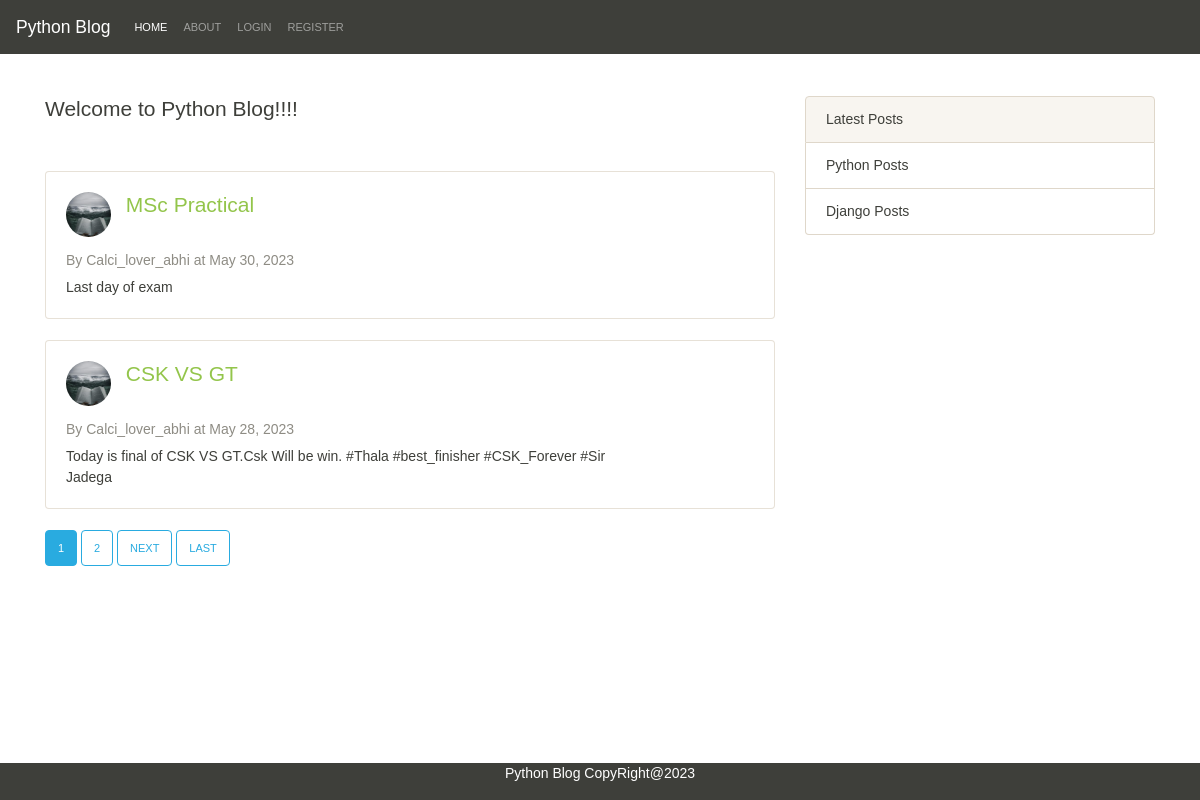
The page / on the database its author committed.
### Blog/models.py (models this page shows, shortened)
class Post(models.Model):
    post=models.CharField(max_length=100)
    title=models.CharField(max_length=100)
    content=models.TextField()
    date_posted=models.DateTimeField(default=timezone.now)
    author=models.ForeignKey(User,on_delete=models.CASCADE)

### Users/models.py (models this page shows, shortened)
class Profile(models.Model):
    user = models.OneToOneField(User, on_delete=models.CASCADE)
    image = models.ImageField(default='profile_pics/default.jpg',upload_to='profile_pics')

### Blog/views.py (the view)
# urls.py: path('',PostListView.as_view(),name='home'),
class PostListView(ListView):
    model = Post
    template_name = 'home.html'  # <app>/<model>_<viewtype>.html
    context_object_name = 'posts'
    ordering = ['-date_posted']
    paginate_by = 2

### Blog/templates/home.html (shortened to what this page needs)
{% extends 'base.html' %}
{% block content %}
<h4>Welcome to Python Blog!!!!</h4>
<br />
<br />
{% for p in posts %}
<div class="card">
    <div class="card-body">
        <div class="row">
            <div class="col-md-1">
                <img class="rounded-circle" style="width: 45px;height:45px" src="{{ p.author.profile.image.url }}">
            </div>
            <div class="col-md-11">
                <h4><a class="card-title" href="{% url 'post-detail' p.id %}">{{p.title}}</a></h4>
            </div>
        </div>
        <br>
        <h6 class="card-subtitle mb-2 text-muted">By {{p.author}} at {{p.date_posted |date:"F d, Y"}} <br />
        </h6>
        <p class="card-text" style="width: 550px;">{{p.content}}</p>
    </div>
</div>
<br />
{% endfor %}
{% if is_paginated %}
{% for num in page_obj.paginator.page_range %}
{% if page_obj.number == num %}
<a class="btn btn-info mb-4" href="?page={{ num }}">{{ num }}</a>
{% elif num > page_obj.number|add:'-3' and num < page_obj.number|add:'3' %} <a class="btn btn-outline-info mb-4"
    href="?page={{ num }}">{{ num }}</a>
    {% endif %}
    {% endfor %}
    {% if page_obj.has_next %}
    <a class="btn btn-outline-info mb-4" href="?page={{ page_obj.next_page_number }}">Next</a>
    <a class="btn btn-outline-info mb-4" href="?page={{ page_obj.paginator.num_pages }}">Last</a>
    {% endif %}
    {% endif %}
{% endblock %}

### templates/base.html (shortened to what this page needs)
{% load static %}
<!DOCTYPE html>
<html lang="en">
<head>
    <link rel="stylesheet" type="text/css" href="{% static 'assets/css/bootstrap.min.css'%}">
    <link rel="stylesheet" type="text/css" href="{% static 'assets/css/custom.css'%}">
</head>
<body>
    <nav class="navbar navbar-expand-lg navbar-dark bg-primary">
        <a class="navbar-brand" href="#">Python Blog</a>
        <div class="collapse navbar-collapse" id="navbarColor01">
            <ul class="navbar-nav mr-auto">
                <li class="nav-item active">
                    <a class="nav-link" href="{% url 'home' %}">Home</a>
                </li>
                <li class="nav-item">
                    <a class="nav-link" href="#">About</a>
                </li>
                {% if user.is_authenticated %}
                <li class="nav-item">
                    <a class="nav-link" href="{% url 'profile' %}">Profile</a>
                </li>
                <li class="nav-item">
                    <a class="nav-link" href="{% url 'post-create' %}">Create Post</a>
                </li>
                <li class="nav-item">
                    <a class="nav-link" href="{% url 'logout' %}">logout</a>
                </li>
                <li>
                    <label style="width:250px;color: white;margin-top: 8px;margin-left: 15px;">Welcome -
                        {{user.username}} </label>
                </li>
                {% else %}
                <li class="nav-item">
                    <a class="nav-link" href="{% url 'login' %}">Login</a>
                </li>
                <li class="nav-item">
                    <a class="nav-link" href="{% url 'register' %}">Register</a>
                </li>
                {% endif %}
            </ul>
        </div>
    </nav>
    <br />
    <br />
    <div class="container">
        <div class="row">
            <div class="col-sm-8">
                {% block content%}
                {% endblock %}
            </div>
            <div class="col-sm-4">
                <div class="list-group">
                    <a href="{% url 'home' %}" class="list-group-item list-group-item-action active">
                        Latest Posts
                    </a>
                    <a href="{% url 'python_posts' %}" class="list-group-item list-group-item-action">
                        Python Posts
                    </a>
                    <a href="{% url 'django_posts' %}" class="list-group-item list-group-item-action">
                        Django Posts
                    </a>
                </div>
            </div>
        </div>
    </div>
    <div class="footer">
        <p>Python Blog CopyRight@2023</p>
    </div>
</body>
</html>

### static/assets/css/custom.css (style rules this page uses)
.footer { position: fixed; left: 0; bottom: 0; width: 100%; background-color:#3e3f3a; color: white; text-align: center; }

### templates/base.html (style rules this page uses)
body { font-family: Arial, sans-serif; }

### rows shown on the page
Post: author.profile.image (picture), title "MSc Practical", author "Calci_lover_abhi", date_posted "May 30, 2023", content "Last day of exam"
Post: author.profile.image (picture), title "CSK VS GT", author "Calci_lover_abhi", date_posted "May 28, 2023", content "Today is final of CSK VS GT.Csk Will be win. #Thala #best_finisher #CSK_Forever #Sir Jadega"

### other values the page prints
{{ num }} "1"
{{ num }} "2"
